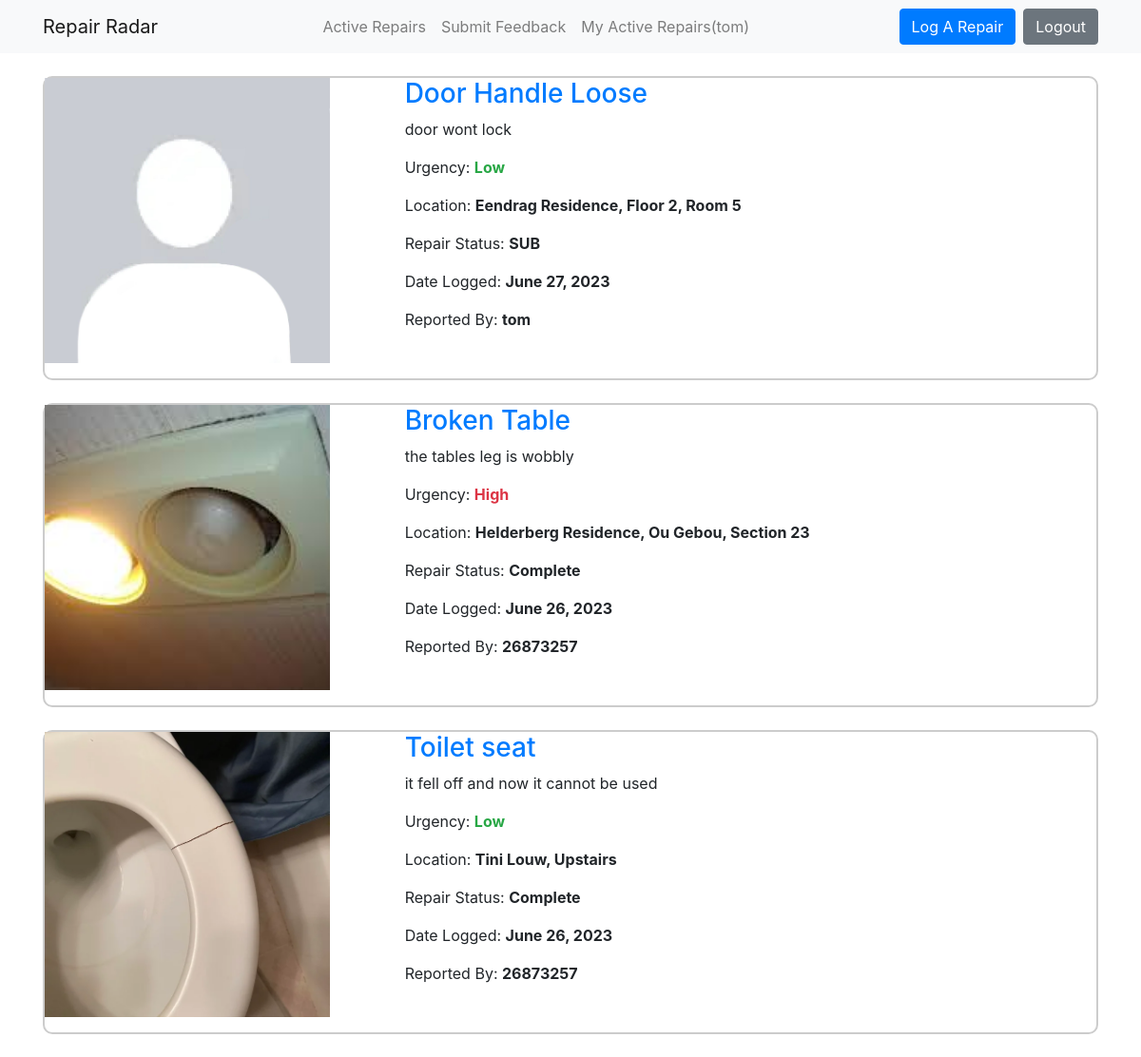
The app's page / (signed in) with its own data.
### repairadar_app/models.py (models this page shows, shortened)
class Repair(models.Model):
    status_choices = [
        ('Submitted', 'Submitted'),
        ('Processing', 'Processing'),
        ('Under Review', 'Under Review'),
        ('Waiting For Parts', 'Waiting For Parts'),
        ('Complete', 'Complete'),
    ]
    urgency_choices = [
        ('Low', 'Low'),
        ('Medium', 'Medium'),
        ('High', 'High')
    ]
    suNumber = models.ForeignKey(User, on_delete=models.CASCADE, verbose_name="Student Number")
    repairTitle = models.CharField(max_length=100, verbose_name='Issue Title')
    repairDescription = models.TextField(verbose_name='Issue Description')
    repairStatus = models.CharField(max_length=20, default='SUB', verbose_name='Issue Status', choices=status_choices)
    repairLocation = models.CharField(max_length=100, verbose_name='Issue Location')
    dateLogged = models.DateField(default = timezone.now)
    repairImage = models.ImageField(upload_to='repair_images', blank=True, verbose_name='Issue Evidence', default='default.jpg')
    repairUrgency = models.CharField(max_length=20, default='Low', verbose_name='Issue Urgency', choices=urgency_choices)

### repairadar_app/views.py (the view)
# urls.py: path('', RepairListView.as_view(), name='repairadar-home'),
class RepairListView(ListView):
    model = Repair
    template_name = 'repairadar_app/home.html'
    context_object_name = 'repairs'
    ordering = ['-dateLogged']

### repairadar_app/templates/repairadar_app/home.html (shortened to what this page needs)
{% extends "repairadar_app/base.html" %}
{% block content %}
    {% for repair in repairs %}
        <article class="post vt-post custom-border my-4">
            <div class="row">
                <div class="col-xs-12 col-sm-5 col-md-5 col-lg-4">
                        <div class="media">
                          <img class="account-img" src="{{ repair.repairImage.url }}">
                        </div>
                </div>
                <div class="col-xs-12 col-sm-7 col-md-7 col-lg-8">
                    <div class="caption">
                        <a href="{% url 'repair-detail' repair.id %}"><h3 class="md-heading">{{ repair.repairTitle }}</h3></a>
                        <p>{{ repair.repairDescription }}</p>
                        {% if repair.repairUrgency == 'Low' %}
                            <p>Urgency: <strong class="text-success">{{ repair.repairUrgency }}</strong></p>
                        {% elif repair.repairUrgency == 'Medium' %}
                            <p>Urgency: <strong class="text-warning">{{ repair.repairUrgency }}</strong></p>
                        {% else %}
                            <p>Urgency: <strong class="text-danger">{{ repair.repairUrgency }}</strong></p>
                        {% endif %}
                        <p>Location: <strong>{{ repair.repairLocation }}</strong></p>
                        <p>Repair Status: <strong>{{ repair.repairStatus }}</strong></p>
                        <p>Date Logged: <strong>{{ repair.dateLogged }}</strong></p>
                        <p>Reported By: <strong>{{ repair.suNumber }}</strong></p>
                    </div>
                </div>
            </div>
        </article>
    {% endfor %}
{% endblock %}

### repairadar_app/templates/repairadar_app/base.html (shortened to what this page needs)
{% load static %}
<!DOCTYPE html>
<html data-bs-theme="light" lang="en">
<head>
    <link rel="stylesheet" href="{% static 'repairadar_app/main.css' %}">
    <link rel="stylesheet" href="https://maxcdn.bootstrapcdn.com/bootstrap/4.0.0/css/bootstrap.min.css">
</head>
<body>
    <nav class="navbar navbar-expand-lg navbar-light bg-light">
        <div class="container">
            <a class="navbar-brand" href="{% url 'repairadar-home' %}">Repair Radar</a>
            <ul class="navbar-nav me-auto mb-2 mb-lg-0">
                <li class="nav-item">
                    <a class="nav-link" href="{% url 'repairadar-home' %}">Active Repairs</a>
                </li>
                {% if user.is_authenticated and user.username != 'staff' %}
                <li class="nav-item">
                    <a class="nav-link" href="{% url 'feedback-create'%}">Submit Feedback</a>
                </li>
                <li class="nav-item">
                    <a class="nav-link" href="{% url 'user-repairs' user.username %}">My Active Repairs({{ user.username}})</a>
                </li>
                {% endif %}
            </ul>
            <div class="d-flex">
                {% if user.is_authenticated %}
                {% if user.username != 'staff'%}
                <a href="{% url 'repair-create' %}"><button class="btn btn-primary me-2" type="button">Log A Repair</button></a>
                {% endif %}
                <a href="{% url 'logout' %}"><button class="btn btn-secondary ml-2" type="button">Logout</button></a>
                {% else %}
                <a href="{% url 'login' %}"><button class="btn btn-primary me-2" type="button">Login</button></a>
                {% endif %}
            </div>
        </div>
    </nav>
    <div class='container vertical-center'>
        {% block content %}{% endblock %}
    </div>
</body>
</html>

### repairadar_app/static/repairadar_app/main.css (style rules this page uses)
.custom-border { border: 2px solid #ccc; border-radius: 10px; }
img { width: 300px; height: 300px; object-fit: cover; }

### records on screen
Repair: repairImage (placeholder picture), repairTitle "Door Handle Loose", repairDescription "door wont lock", repairUrgency "Low", repairLocation "Eendrag Residence, Floor 2, Room 5", repairStatus "SUB", dateLogged "June 27, 2023", suNumber "tom"
Repair: repairImage (picture), repairTitle "Broken Table", repairDescription "the tables leg is wobbly", repairUrgency "High", repairLocation "Helderberg Residence, Ou Gebou, Section 23", repairStatus "Complete", dateLogged "June 26, 2023", suNumber "26873257"
Repair: repairImage (picture), repairTitle "Toilet seat", repairDescription "it fell off and now it cannot be used", repairUrgency "Low", repairLocation "Tini Louw, Upstairs", repairStatus "Complete", dateLogged "June 26, 2023", suNumber "26873257"

### other values on screen
{{ user.username }} "tom"
